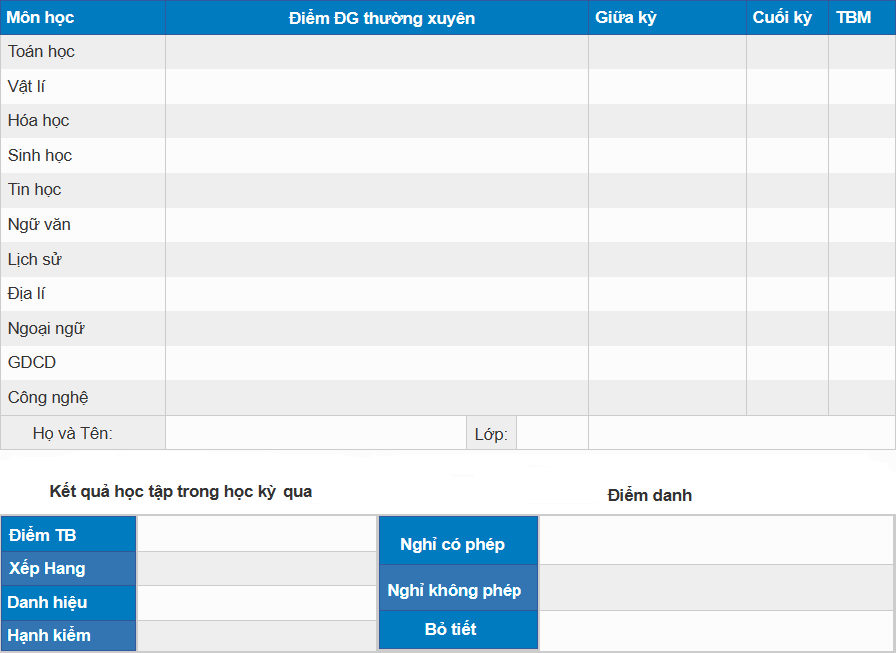
#> input picture modules/bangdiem.png, 896 x 653 px
$ python ezpil.py
#> lines starting #> are read from the running program, lines starting #| are printed output that depends on the picture
from easy_pil import aio_editor
import PIL
from PIL import Image, ImageDraw, ImageFont


def add_math_column(image_path, output_path):
#> called with image_path = '../modules/bangdiem.png', output_path = 'a.png'
    image = Image.open(image_path)
#> image is the input picture: PIL image 896x653 RGBA; mean R, G, B, A 218.1, 229.9, 237.3, 255
    draw = ImageDraw.Draw(image)
    pos_giua_ki = 600
    pos_cuoi_ki = 760
    pos_trung_binh = 835
    space_lift = 40
    font = ImageFont.truetype("Num_font1.ttf", 16)
    diem_toan = [10, 9, 8, 10, 7]
    y_position = 44
    math_column_x = 150
    for i, diem in enumerate(diem_toan):
        math_column_x += 29
        draw.text((math_column_x, y_position), str(diem), font=font, fill=(0, 0, 0))
#> after the loop, math_column_x = 295
    draw.text((pos_giua_ki, 43), '10', font=font, fill=(0, 0, 0))
    draw.text((pos_cuoi_ki, 43), '10', font=font, fill=(0, 0, 0))
    draw.text((pos_trung_binh, 43), '10', font=font, fill=(0, 0, 0))
    math_column_x = 150
    for i, diem in enumerate(diem_toan):
        math_column_x += 29
        draw.text((math_column_x, y_position+space_lift), str(diem), font=font, fill=(0, 0, 0))
#> after the loop, math_column_x = 295
    image.save(output_path)
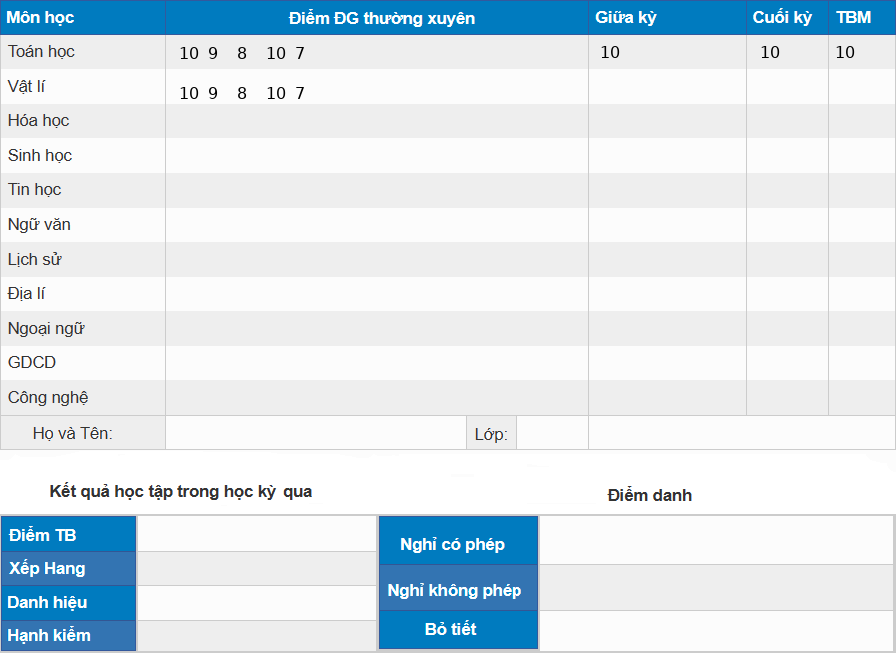
#> saved as a.png: PIL image 896x653 RGBA; mean R, G, B, A 217.8, 229.6, 237, 255


# Đường dẫn của hình ảnh ban đầu và hình ảnh sau khi thêm cột điểm môn Toán
input_image_path = "../modules/bangdiem.png"
output_image_path = "a.png"

# Gọi hàm để thêm cột điểm môn Toán
add_math_column(input_image_path, output_image_path)
